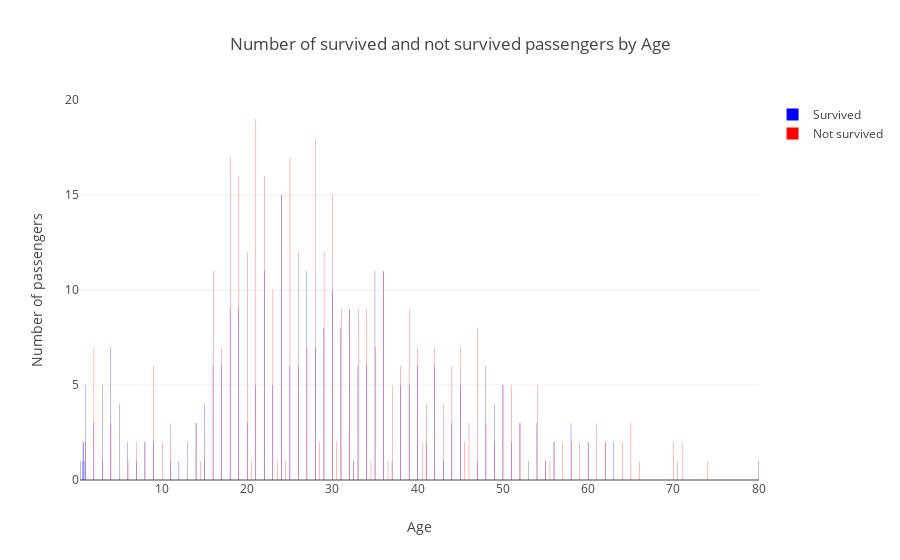

Write notebook code for a chart like this one.
### Code cell
plot_survived_bar(get_survived_categories(train_df,'Age'), 'Age')

### Figure 1 — Plotly figure (JSON) as saved in the notebook; plotly's stock layout.template omitted (floating-point values rounded to 4 significant figures)
{"data": [{"marker": {"color": "Blue"}, "name": "Survived", "text": [15, 11, 11, 11, 11, 10, 9, 9, 9, 8, 8, 7, 7, 6, 6, 6, 6, 6, 6, 6, 6, 6, 5, 5, 5, 5, 5, 5, 5, 5, 4, 4, 4, 3, 3, 3, 3, 3, 3, 3, 2, 2, 2, 2, 2, 2, 2, 2, 2, 2, 2, 2, 1, 1, 1, 1, 1, 1, 1, 1, 1, 1, 1, 1, 1], "type": "bar", "x": [24, 22, 27, 35, 36, 30, 18, 19, 32, 29, 31, 4, 28, 16, 17, 25, 26, 33, 34, 40, 42, 48, 1, 3, 21, 23, 38, 39, 45, 50, 5, 15, 49, 2, 14, 20, 44, 52, 54, 58, 0.75, 0.83, 6, 8, 9, 13, 41, 51, 56, 60, 62, 63, 0.42, 0.67, 0.92, 7, 11, 12, 32.5, 37, 43, 47, 53, 55, 80], "y": [15, 11, 11, 11, 11, 10, 9, 9, 9, 8, 8, 7, 7, 6, 6, 6, 6, 6, 6, 6, 6, 6, 5, 5, 5, 5, 5, 5, 5, 5, 4, 4, 4, 3, 3, 3, 3, 3, 3, 3, 2, 2, 2, 2, 2, 2, 2, 2, 2, 2, 2, 2, 1, 1, 1, 1, 1, 1, 1, 1, 1, 1, 1, 1, 1]}, {"marker": {"color": "Red"}, "name": "Not survived", "text": [15, 11, 11, 11, 11, 10, 9, 9, 9, 8, 8, 7, 7, 6, 6, 6, 6, 6, 6, 6, 6, 6, 5, 5, 5, 5, 5, 5, 5, 5, 4, 4, 4, 3, 3, 3, 3, 3, 3, 3, 2, 2, 2, 2, 2, 2, 2, 2, 2, 2, 2, 2, 1, 1, 1, 1, 1, 1, 1, 1, 1, 1, 1, 1, 1], "type": "bar", "x": [21, 28, 18, 25, 19, 22, 24, 30, 20, 26, 29, 16, 36, 23, 31, 32, 33, 34, 39, 47, 2, 17, 27, 35, 40, 42, 45, 9, 38, 44, 37, 50, 51, 54, 41, 43, 4, 11, 14, 46, 48, 52, 61, 65, 1, 7, 8, 10, 28.5, 30.5, 40.5, 45.5, 49, 56, 57, 58, 59, 60, 62, 64, 70, 71, 3, 6, 14.5, 15, 20.5, 23.5, 24.5, 32.5, 34.5, 36.5, 55, 55.5, 66, 70.5, 74], "y": [19, 18, 17, 17, 16, 16, 15, 15, 12, 12, 12, 11, 11, 10, 9, 9, 9, 9, 9, 8, 7, 7, 7, 7, 7, 7, 7, 6, 6, 6, 5, 5, 5, 5, 4, 4, 3, 3, 3, 3, 3, 3, 3, 3, 2, 2, 2, 2, 2, 2, 2, 2, 2, 2, 2, 2, 2, 2, 2, 2, 2, 2, 1, 1, 1, 1, 1, 1, 1, 1, 1, 1, 1, 1, 1, 1, 1]}], "layout": {"hovermode": "closest", "title": "Number of survived and not survived passengers by Age", "xaxis": {"showticklabels": true, "title": "Age"}, "yaxis": {"title": "Number of passengers"}}}
